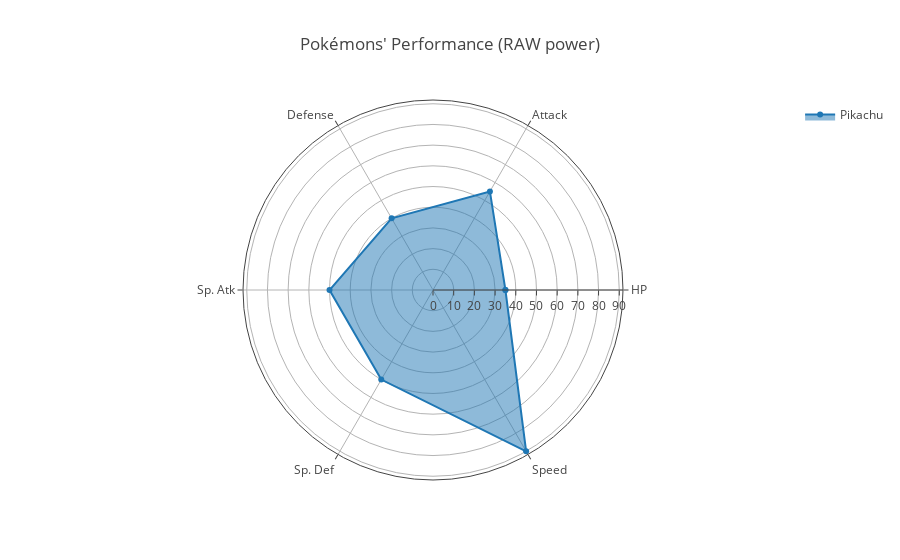

Notebook source saved alongside this figure:
### Code cell
PokeTracker("Pikachu")

### Figure 1 — Plotly figure (JSON) as saved in the notebook; plotly's stock layout.template omitted (floating-point values rounded to 4 significant figures)
{"data": [{"fill": "toself", "name": "Pikachu", "r": [35, 55, 40, 50, 50, 90, 35], "theta": ["HP", "Attack", "Defense", "Sp. Atk", "Sp. Def", "Speed", "HP"], "type": "scatterpolar", "uid": "9f41b145-e70d-45c7-9072-0bb8e1583593"}], "layout": {"showlegend": true, "title": {"text": "Pokémons' Performance (RAW power)"}, "xaxis": {"domain": [0, 0.45]}, "yaxis": {"domain": [0, 0.45]}}}
